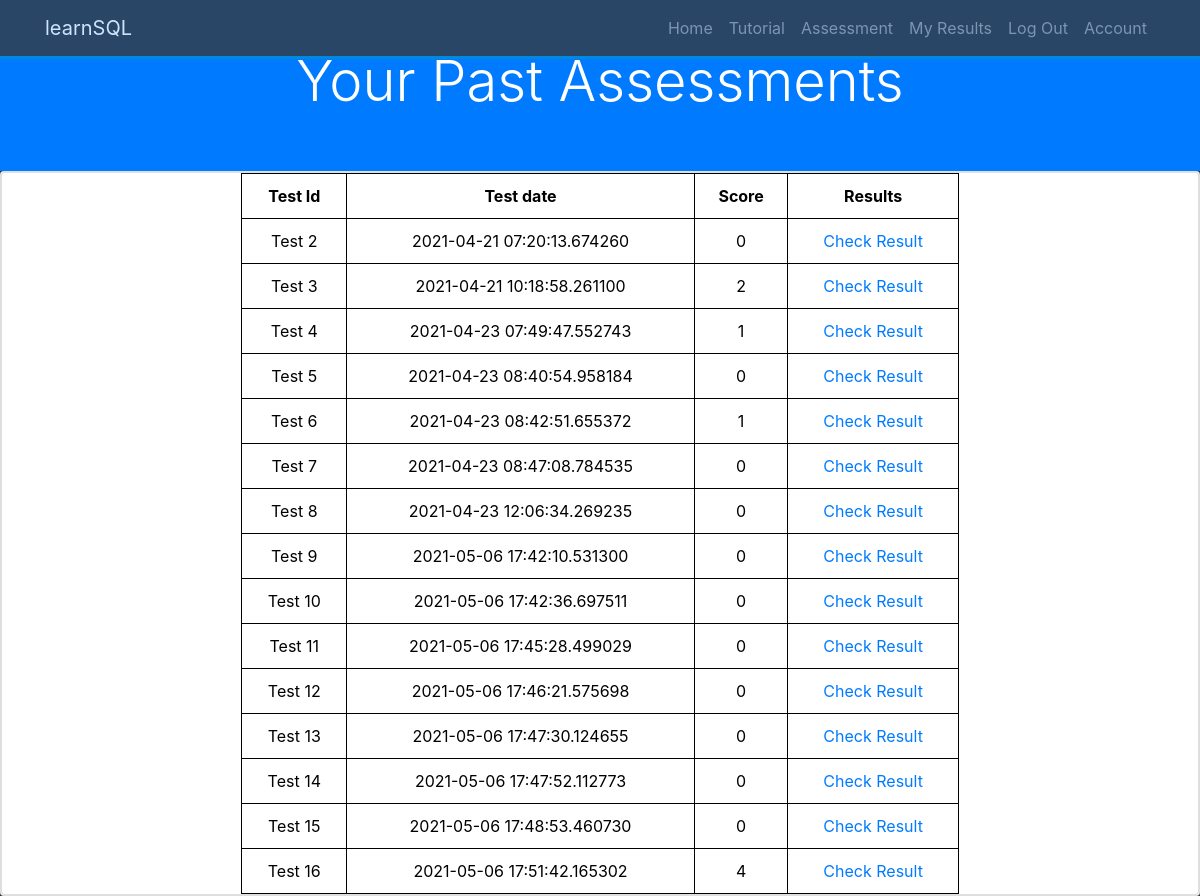
/my_results (signed in), run on an earlier commit of the app's database.
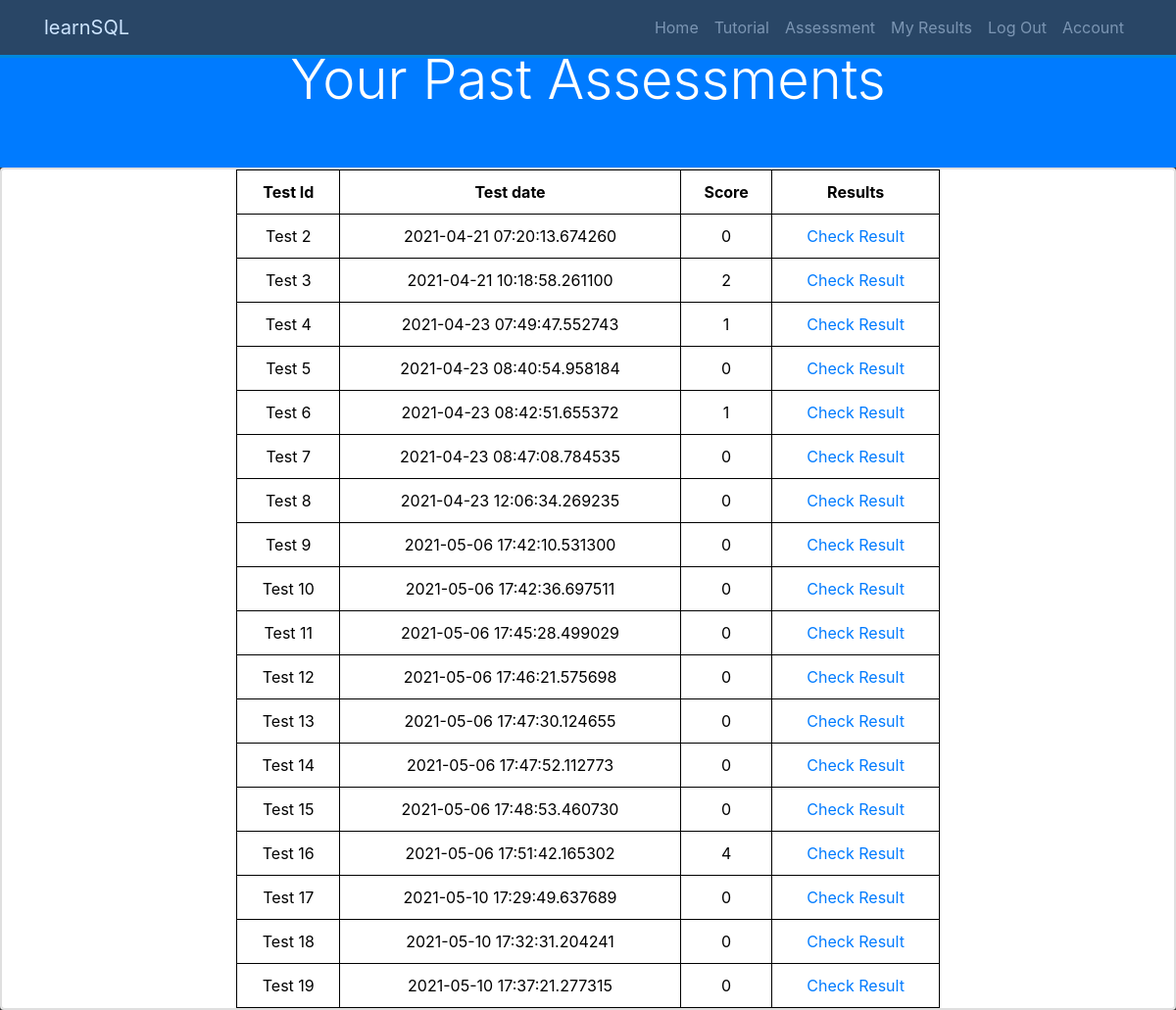
And on a later commit of the database.
### OnlineAssessment/models.py (models this page shows, shortened)
class Test(db.Model):
    __tablename__ = 'tests'
    id = db.Column(db.Integer, primary_key=True)
    user_id = db.Column(db.Integer, db.ForeignKey('users.id'), nullable=False)
    date = db.Column(db.DateTime, nullable=False, default=datetime.utcnow)
    questions = db.relationship('Question', secondary=test_question_relation, backref=db.backref(
        'questions_tests', lazy='dynamic'))
    answers = db.relationship('Answer', backref='test_answers', lazy=True)
    finish = db.Column(db.Boolean, default=False, nullable=False)

class Answer(db.Model):
    __tablename__ = 'answers'
    id = db.Column(db.Integer, primary_key=True)
    user_id = db.Column(db.Integer, db.ForeignKey('users.id'), nullable=False)
    question_id = db.Column(db.Integer, db.ForeignKey(
        'questions.id'), nullable=False)
    date = db.Column(db.DateTime, nullable=False, default=datetime.utcnow)
    content = db.Column(db.String(140), nullable=False)
    finish = db.Column(db.Boolean, default=False, nullable=False)
    test_id = db.Column(db.Integer, db.ForeignKey('tests.id'), nullable=False)

class Question(db.Model):
    __tablename__ = 'questions'
    id = db.Column(db.Integer, primary_key=True)
    title = db.Column(db.String(140), nullable=False)
    content = db.Column(db.String(140), nullable=False)
    answers = db.relationship('Answer', backref='question', lazy=True)
    correct_answer = db.Column(db.String(140), nullable=False)

### OnlineAssessment/tests/views.py (the view)
@tests.route('/my_results')
@login_required
def my_results():
    tests = Test.query.filter_by(user_id=current_user.id).all()
    if tests is None:
        tests = []
    return render_template('my_results.html', tests=tests)

### OnlineAssessment/__init__.py (called while the page is built)
def isAnswerCorrect(answer):
    question = Question.query.filter_by(id=answer.question_id).first()
    return answer.content == question.correct_answer

def calculateScore(answers, test):
    score = 0
    correctAnswers = []
    for answer in answers:
        if isAnswerCorrect(answer):
            correctAnswers.append(answer)
    if len(correctAnswers) > 0:
        for correctAnswer in correctAnswers:
            if correctAnswer.test_id == test.id:
                score += 1
    return score

### OnlineAssessment/models.py (called while the page is built)
@login_manager.user_loader
def load_user(user_id):
    return User.query.get(user_id)

### OnlineAssessment/templates/my_results.html (shortened to what this page needs)
{% extends "base.html" %}
{% block content %}
{% if tests|length > 0 %}
<section id="create-head-section" class="bg-primary">
    <div class="container">
      <div class="row">
        <div class="col text-center py-5">
          <h1 class="display-4">Your Past Assessments</h1>
        </div>
      </div>
    </div>
  </section>
<div class="card">
  <div class="card body">
    <div>
    <table class="result-table">
      <tr>
          <th>Test Id</th>
          <th>Test date</th>
          <th>Score</th>
          <th>Results</th>
      </tr>
      {% for test in tests %}
      <tr>
          <td>Test {{ test.id }}</td>
          <td>{{ test.date }}</td>
          <td>{{ calculateScore(test.answers, test) }}</td>
          <td><a href="{{ url_for('tests.test_results', test_id=test.id) }}">Check Result</a></td>
      </tr>
      {% endfor %}
    </table>
    </div>
  </div>
</div>
    {% else %}
    <button type="button" class="btn-lg"><a href="{{ url_for('tests.create_test') }}">Start the Test</a></button>
    {% endif %}
{% endblock %}

### OnlineAssessment/templates/base.html (shortened to what this page needs)
<!DOCTYPE html>
<html>
<head>
	<link rel="stylesheet" href="https://maxcdn.bootstrapcdn.com/bootstrap/4.0.0/css/bootstrap.min.css"
>
	<link rel="stylesheet" href="{{ url_for('static', filename='index.css') }}">
</head>
<body>
	<nav class="navbar navbar-expand-sm bg-dark navbar-dark fixed-top" id="main-nav">
		<div class="container">
			<a href="{{ url_for('core.index') }}" class="navbar-brand">learnSQL</a>
			<div class="collapse navbar-collapse" id="navbarCollapse">
				<ul class="navbar-nav ml-auto">
					<li class="nav-item">
						<a class="nav-link" href="{{ url_for('core.index') }}">Home</a>
					</li>
					{% if current_user.is_authenticated %}
					<li class="nav-item"><a class="nav-link" href="{{ url_for('core.tutorial') }}">Tutorial</a></li>
					<li class="nav-item"><a class="nav-link" href="{{ url_for('tests.assessment') }}">Assessment</a></li>
					<li class="nav-item"><a class="nav-link" href="{{ url_for('tests.my_results') }}">My Results</a></li>
					<li class="nav-item"><a class="nav-link" href="{{ url_for('users.logout') }}">Log Out</a></li>
					<li class="nav-item"><a class="nav-link" href="{{ url_for('users.account') }}">Account</a></li>
					{% else %}
					<li class="nav-item"><a class="nav-link" href="{{ url_for('users.login') }}">Log In</a></li>
					<li class="nav-item"><a class="nav-link" href="{{ url_for('users.register') }}">Register</a></li>
					{% endif %}
				</ul>
			</div>
		</div>
	</nav>
	<div>
		{% block content %}
		{% endblock %}
	</div>
</body>
</html>

### OnlineAssessment/static/index.css (style rules this page uses)
body { background: #333; color: #fff; }
.navbar { border-bottom: #008ed6 3px solid; opacity: 0.8; }
table, th, td { border: 1px solid black; }
th, td { padding: 10px; }
.result-table { color:black; width: 60%; margin: auto; text-align: center; }

What changed in the data, as far as the page shows it:
added Test: id "17", date "2021-05-10 17:29:49.637689"
added Answer: content.correct_answer "0"
added Test: id "18", date "2021-05-10 17:32:31.204241", finish "0"
added Test: id "19", date "2021-05-10 17:37:21.277315"
added Answer: content.correct_answer "0"
